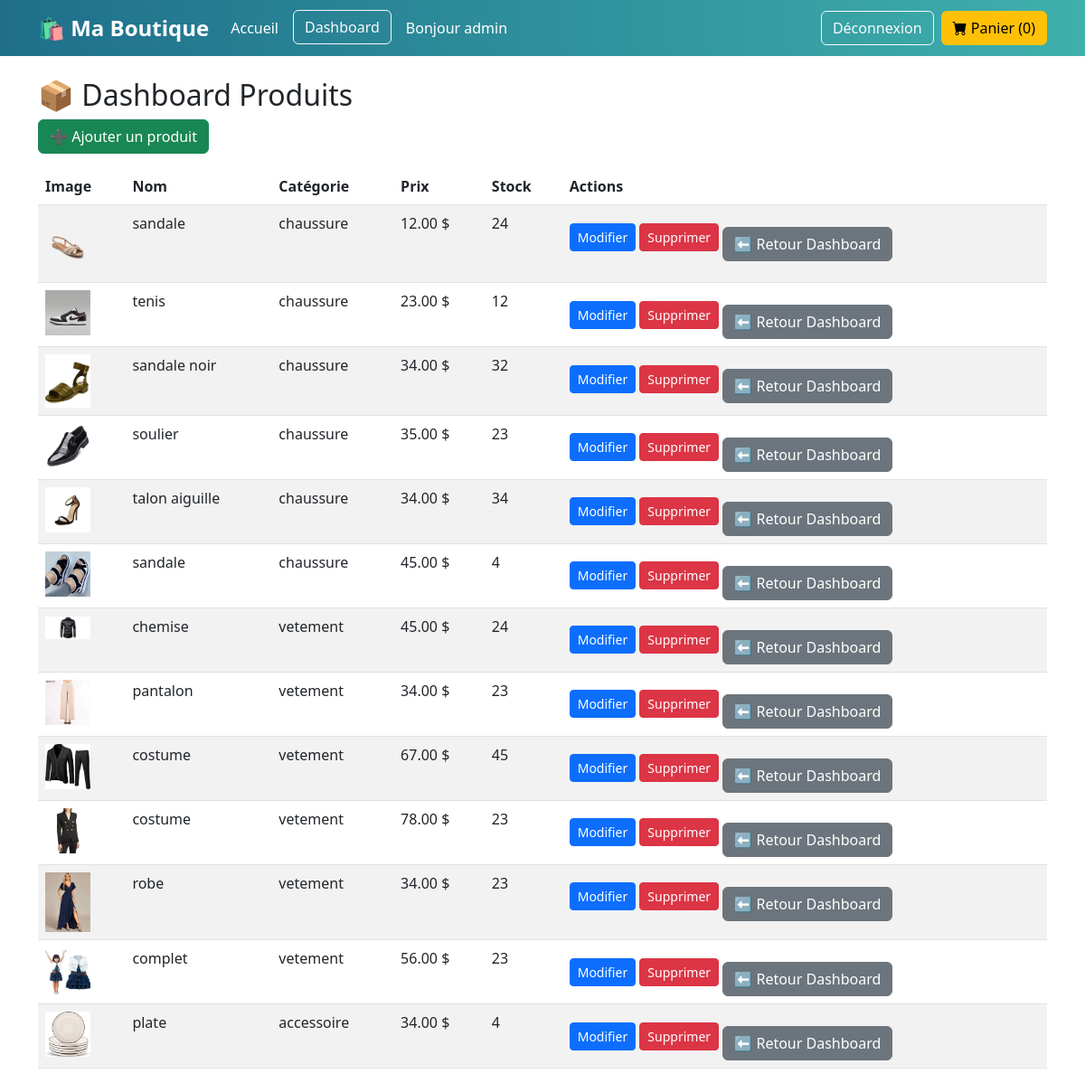
The page /adm/products/ (signed in) on the database its author committed.
### trade/models.py (models this page shows, shortened)
class Product(models.Model):
    category = models.ForeignKey(Category, on_delete=models.CASCADE)
    name = models.CharField(max_length=200)
    description = models.TextField()
    price = models.DecimalField(max_digits=8, decimal_places=2)
    stock = models.PositiveIntegerField(default=0)
    image = models.ImageField(upload_to='products/')

class Category(models.Model):
    name = models.CharField(max_length=100)

### trade/views.py (the view)
# urls.py: path('adm/products/', views.product_dashboard, name='product_dashboard'),
@staff_member_required
def product_dashboard(request):
    produits = Product.objects.all()
    return render(request, 'trade/product_dashboard.html', {'produits': produits})

### trade/templates/trade/product_dashboard.html
{% extends 'trade/base.html' %}
{% block content %}
<h2>📦 Dashboard Produits</h2>
<a href="{% url 'add_product' %}" class="btn btn-success mb-3">➕ Ajouter un produit</a>
<table class="table table-striped">
    <thead>
        <tr>
            <th>Image</th>
            <th>Nom</th>
            <th>Catégorie</th>
            <th>Prix</th>
            <th>Stock</th>
            <th>Actions</th>
        </tr>
    </thead>
    <tbody>
        {% for produit in produits %}
        <tr>
            <td><img src="{{ produit.image.url }}" width="50"></td>
            <td>{{ produit.name }}</td>
            <td>{{ produit.category.name }}</td>
            <td>{{ produit.price }} $</td>
            <td>{{ produit.stock }}</td>
            <td>
                <a href="{% url 'edit_product' produit.id %}" class="btn btn-sm btn-primary">Modifier</a>
                <a href="{% url 'delete_product' produit.id %}" class="btn btn-sm btn-danger">Supprimer</a>
                <a href="{% url 'main_dashboard' %}" class="btn btn-secondary mt-3">⬅ Retour Dashboard</a>
            </td>
        </tr>
        {% endfor %}
    </tbody>
</table>
{% endblock %}

### trade/templates/trade/navbar.html (shortened to what this page needs)
<!DOCTYPE html>
<html>
<head>
    <link href="https://cdn.jsdelivr.net/npm/bootstrap@5.3.0/dist/css/bootstrap.min.css" rel="stylesheet">
    <link href="https://cdn.jsdelivr.net/npm/bootstrap-icons@1.10.5/font/bootstrap-icons.css" rel="stylesheet">
</head>
<body>
<nav class="navbar navbar-expand-lg navbar-custom">
  <div class="container">
    <a class="navbar-brand" href="/">🛍 Ma Boutique</a>
    <div class="collapse navbar-collapse" id="menu">
        <ul class="navbar-nav me-auto mb-2 mb-lg-0">
            <li class="nav-item">
                <a class="nav-link" href="/">Accueil</a>
            </li>
            {% if user.is_staff %}
            <li class="nav-item">
                <a href="{% url 'main_dashboard' %}" class="btn btn-outline-light btn-custom">Dashboard</a>
            </li>
            {% endif %}
            {% if user.is_authenticated %}
            <li class="nav-item">
                <span class="nav-link">Bonjour {{ user.username }}</span>
            </li>
            {% endif %}
        </ul>
        <div class="d-flex align-items-center gap-2">
            {% if user.is_authenticated %}
                <a href="{% url 'logout' %}" class="btn btn-outline-light btn-custom">Déconnexion</a>
            {% else %}
                <a href="{% url 'login' %}" class="btn btn-outline-light btn-custom">Connexion</a>
                <a href="{% url 'signup' %}" class="btn btn-light btn-custom">Inscription</a>
            {% endif %}
            <a href="{% url 'cart_detail' %}" class="btn btn-warning btn-custom">
                <i class="bi bi-cart-fill"></i> Panier ({{ request.session.cart|length|default:0 }})
            </a>
        </div>
    </div>
  </div>
</nav>
</body>
</html>

### trade/templates/trade/navbar.html (style rules this page uses)
.navbar-custom { background: linear-gradient(90deg, #1f6f8b, #3fb0ac); }
.navbar-custom .nav-link { color: #fff; font-weight: 500; transition: color 0.3s; }
.navbar-brand { font-weight: 700; color: #fff; font-size: 1.5rem; }
.btn-custom { transition: all 0.3s; }
.navbar-nav { gap: 0.5rem; }

### rows shown on the page
Product: image (picture), name "sandale", category.name "chaussure", price "12.00", stock "24"
Product: image (picture), name "tenis", category.name "chaussure", price "23.00", stock "12"
Product: image (picture), name "sandale noir", category.name "chaussure", price "34.00", stock "32"
Product: image (picture), name "soulier", category.name "chaussure", price "35.00", stock "23"
Product: image (picture), name "talon aiguille", category.name "chaussure", price "34.00", stock "34"
Product: image (picture), name "sandale", category.name "chaussure", price "45.00", stock "4"
Product: image (picture), name "chemise", category.name "vetement", price "45.00", stock "24"
Product: image (picture), name "pantalon", category.name "vetement", price "34.00", stock "23"
Product: image (picture), name "costume", category.name "vetement", price "67.00", stock "45"
Product: image (picture), name "costume", category.name "vetement", price "78.00", stock "23"
Product: image (picture), name "robe", category.name "vetement", price "34.00", stock "23"
Product: image (picture), name "complet", category.name "vetement", price "56.00", stock "23"
Product: image (picture), name "plate", category.name "accessoire", price "34.00", stock "4"

### other values the page prints
{{ user.username }} "admin"
{{ request.session.cart|length|default:0 }} "0"
